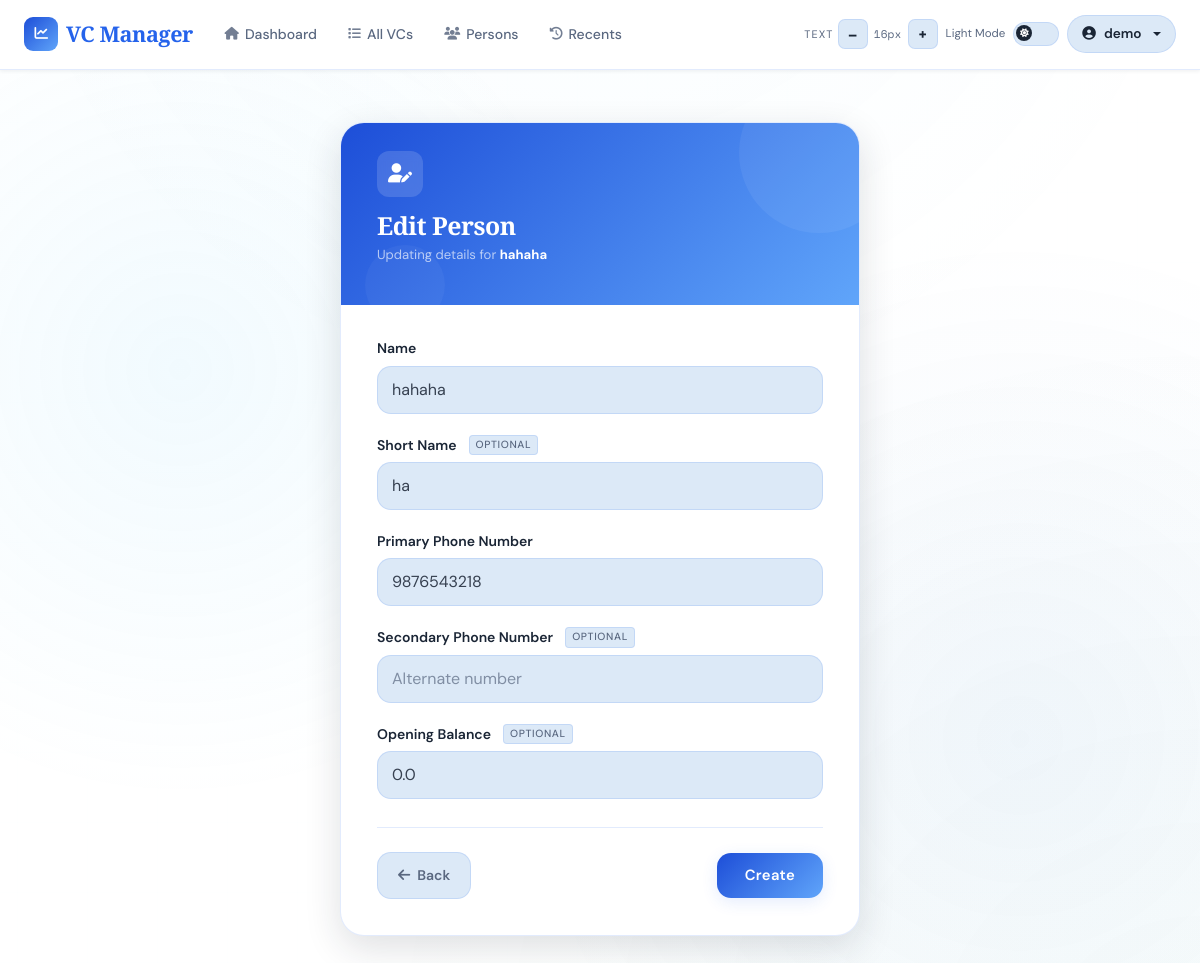
The page /person/9/edit (signed in) on the database its author committed.
### app/models/user.py (models this page shows, shortened)
class User(UserMixin, db.Model):
    __tablename__ = 'users'
    id = db.Column(db.Integer, primary_key=True)
    email = db.Column(db.String(120), unique=True, nullable=False, index=True)
    name = db.Column(db.String(120), nullable=False)
    password_hash = db.Column(db.String(255), nullable=True)  # Nullable for OAuth-only users
    google_id = db.Column(db.String(255), unique=True, nullable=True)  # For OAuth users
    created_at = db.Column(db.DateTime, default=datetime.utcnow)
    last_login = db.Column(db.DateTime, nullable=True)
    vcs = db.relationship('VC', backref='user', lazy=True, cascade='all, delete-orphan')
    persons = db.relationship('Person', backref='user', lazy=True, cascade='all, delete-orphan')

### app/models/person.py (models this page shows, shortened)
class Person(db.Model):
    __tablename__ = 'persons'
    id = db.Column(db.Integer, primary_key=True)
    user_id = db.Column(db.Integer, db.ForeignKey('users.id'), nullable=False, index=True)
    name = db.Column(db.String(80), nullable=False)
    short_name = db.Column(db.String(20), nullable=False)
    phone = db.Column(db.String(20), nullable=True)
    phone2 = db.Column(db.String(20), nullable=True)
    opening_balance = db.Column(db.Float, default=0.0, nullable=True)
    created_at = db.Column(db.DateTime, default=datetime.utcnow)
    __table_args__ = (
        db.UniqueConstraint('user_id', 'name',       name='uq_person_user_name'),
        db.UniqueConstraint('user_id', 'short_name', name='uq_person_user_short_name'),
    )
    payments = db.relationship(
        'Payment',
        backref='person',
        cascade='all, delete-orphan',
        passive_deletes=True
    )
    ledger_entries = db.relationship(
        'LedgerEntry',
        back_populates='person',
        cascade='all, delete-orphan'
    )
    transactions = db.relationship(
        'Transaction',
        back_populates='person',
        cascade='all, delete-orphan'
    )

### app/routes/person.py (the view, shortened to what this page needs)
@person_bp.route('/<int:id>/edit', methods=['GET', 'POST'])
@login_required
def edit_person(id):
    person = Person.query.filter_by(id=id, user_id=current_user.id).first_or_404()
    form = PersonForm(obj=person)
    return render_template('person/edit.html', form=form, person=person)

### app/forms.py
class PersonForm(FlaskForm):
    name = StringField('Name', validators=[DataRequired()])
    short_name = StringField('Short Name', validators=[DataRequired()])
    phone = StringField('Primary Phone Number', validators=[Optional()])
    phone2 = StringField('Secondary Phone Number', validators=[Optional()])
    opening_balance = FloatField('Opening Balance', validators=[Optional()])
    submit = SubmitField('Create')

### templates/person/edit.html (shortened to what this page needs)
{% extends "base.html" %}
{% block content %}
<div class="edit-wrap">
    <div class="edit-card">
        <div class="edit-header">
            <div class="header-icon" aria-hidden="true">
                <i class="fas fa-user-edit"></i>
            </div>
            <h1 class="edit-title">Edit Person</h1>
            <p class="edit-subtitle">Updating details for <strong style="color:#fff;">{{ person.name }}</strong></p>
        </div>
        <div class="edit-body">
            <form method="POST" novalidate aria-label="Edit person form">
                <div class="field-group">
                    {{ form.name.label(class="form-label") }}
                    {{ form.name(
                        class="form-control" + (" is-invalid" if form.name.errors else ""),
                        placeholder="Full name",
                        autocomplete="name",
                        **{"aria-required": "true",
                           "aria-invalid": "true" if form.name.errors else "false",
                           "aria-describedby": "name-error" if form.name.errors else ""}) }}
                </div>
                <div class="field-group">
                    <label class="form-label">
                        {{ form.short_name.label.text }}
                        <span class="field-optional">optional</span>
                    </label>
                    {{ form.short_name(
                        class="form-control" + (" is-invalid" if form.short_name.errors else ""),
                        placeholder="Nickname or abbreviation",
                        **{"aria-invalid": "true" if form.short_name.errors else "false",
                           "aria-describedby": "short-name-error" if form.short_name.errors else ""}) }}
                </div>
                <div class="field-group">
                    {{ form.phone.label(class="form-label") }}
                    {{ form.phone(
                        class="form-control" + (" is-invalid" if form.phone.errors else ""),
                        placeholder="+91 00000 00000",
                        autocomplete="tel",
                        inputmode="tel",
                        **{"aria-required": "true",
                           "aria-invalid": "true" if form.phone.errors else "false",
                           "aria-describedby": "phone-error" if form.phone.errors else ""}) }}
                </div>
                <div class="field-group">
                    <label class="form-label">
                        {{ form.phone2.label.text }}
                        <span class="field-optional">optional</span>
                    </label>
                    {{ form.phone2(
                        class="form-control" + (" is-invalid" if form.phone2.errors else ""),
                        placeholder="Alternate number",
                        autocomplete="tel",
                        inputmode="tel",
                        **{"aria-invalid": "true" if form.phone2.errors else "false",
                           "aria-describedby": "phone2-error" if form.phone2.errors else ""}) }}
                </div>
                <div class="field-group">
                    <label class="form-label">
                        {{ form.opening_balance.label.text }}
                        <span class="field-optional">optional</span>
                    </label>
                    {{ form.opening_balance(
                        class="form-control" + (" is-invalid" if form.opening_balance.errors else ""),
                        placeholder="₹0.00",
                        inputmode="decimal",
                        step="0.01",
                        **{"aria-invalid": "true" if form.opening_balance.errors else "false",
                           "aria-describedby": "opening-balance-error" if form.opening_balance.errors else ""}) }}
                </div>
                <div class="edit-actions">
                    <a href="{{ url_for('person.persons') }}" class="btn-back">
                        <i class="fas fa-arrow-left"></i>Back
                    </a>
                    {{ form.submit(class="btn-save") }}
                </div>
            </form>
        </div>
    </div>
</div>
{% endblock %}

### templates/base.html (shortened to what this page needs)
<!DOCTYPE html>
<html lang="en" data-theme="light">
<head>
    <link href="https://cdnjs.cloudflare.com/ajax/libs/font-awesome/6.5.0/css/all.min.css" rel="stylesheet">
    <link href="https://cdn.jsdelivr.net/npm/bootstrap@5.3.0/dist/css/bootstrap.min.css" rel="stylesheet">
    <link rel="stylesheet" href="https://cdn.jsdelivr.net/npm/swiper@11/swiper-bundle.min.css" />
</head>
<body>
<nav class="navbar navbar-expand-lg" role="navigation" aria-label="Main navigation">
    <div class="container-fluid px-4">
        <a class="navbar-brand" href="{{ url_for('dashboard.index') }}">
            <div class="brand-icon" aria-hidden="true"><i class="fas fa-chart-line"></i></div>
            VC Manager
        </a>
        <div class="collapse navbar-collapse" id="navbarNav">
            {% if current_user.is_authenticated %}
            <ul class="navbar-nav me-auto d-none d-md-flex">
                <li class="nav-item"><a class="nav-link" href="{{ url_for('dashboard.index') }}"><i class="fas fa-home"></i>Dashboard</a></li>
                <li class="nav-item"><a class="nav-link" href="{{ url_for('vc.vcs_list') }}"><i class="fas fa-list"></i>All VCs</a></li>
                <li class="nav-item"><a class="nav-link" href="{{ url_for('person.persons') }}"><i class="fas fa-users"></i>Persons</a></li>
                <li class="nav-item"><a class="nav-link" href="{{ url_for('transactions.recent_transactions') }}"><i class="fas fa-history"></i>Recents</a></li>
            </ul>
            {% endif %}
            <div class="d-flex align-items-center ms-auto gap-2 mt-2 mt-lg-0">
                <div class="d-flex align-items-center gap-1" role="toolbar" aria-label="Font size">
                    <span class="a11y-label d-none d-xl-inline">Text</span>
                    <button class="fs-btn" id="fsDecrease" aria-label="Decrease font size">–</button>
                    <span class="fs-display" id="fsDisplay" aria-live="polite">16px</span>
                    <button class="fs-btn" id="fsIncrease" aria-label="Increase font size">+</button>
                </div>
                <div class="d-flex align-items-center gap-2" aria-label="Theme">
                    <span class="toggle-label-text d-none d-xl-inline" id="themeLabel">Dark</span>
                    <label class="toggle-switch" aria-label="Toggle light/dark mode">
                        <div class="toggle-track"></div>
                        <div class="toggle-thumb"><i class="fas fa-moon" id="toggleIcon"></i></div>
                    </label>
                </div>
                {% if current_user.is_authenticated %}
                <div class="dropdown">
                    <button class="user-btn dropdown-toggle" type="button" data-bs-toggle="dropdown" aria-expanded="false">
                        <i class="fas fa-user-circle"></i>
                        <span class="d-none d-sm-inline">{{ current_user.name }}</span>
                    </button>
                </div>
                {% endif %}
            </div>
        </div>
    </div>
</nav>
<main class="main-content" role="main">
    <div class="container">
        {% block content %}{% endblock %}
    </div>
</main>
</body>
</html>

### templates/person/edit.html (style rules this page uses)
.edit-wrap { display: flex; align-items: flex-start; justify-content: center; padding: 20px 16px 60px; min-height: calc(100vh - 64px); }
.edit-card { width: 100%; max-width: 520px; background: var(--surface); border: 1px solid var(--border); border-radius: 24px; box-shadow: var(--shadow-lg); overflow: hidden; animation: slideUp 0.45s cubic-bezier(.22,1,.36,1) both; transition: background var(--transition), border-color var(--transition); }
.edit-header { background: var(--grad-header); padding: 28px 36px 24px; position: relative; overflow: hidden; }
.edit-header::before { content: ''; position: absolute; width: 160px; height: 160px; border-radius: 50%; background: rgba(255,255,255,0.06); top: -50px; right: -40px; pointer-events: none; }
.edit-header::after { content: ''; position: absolute; width: 80px; height: 80px; border-radius: 50%; background: rgba(255,255,255,0.04); bottom: -20px; left: 24px; pointer-events: none; }
.header-icon { width: 46px; height: 46px; border-radius: 12px; background: rgba(255,255,255,0.15); display: flex; align-items: center; justify-content: center; font-size: 1.2rem; color: #fff; margin-bottom: 14px; backdrop-filter: blur(4px); }
.edit-title { font-family: 'Playfair Display', serif; font-size: clamp(1.2rem, 2.5vw, 1.55rem); font-weight: 700; color: #fff; margin-bottom: 4px; letter-spacing: -0.02em; line-height: 1.2; }
.edit-subtitle { font-size: 0.82rem; color: rgba(255,255,255,0.65); }
.edit-body { padding: 32px 36px 36px; }
.field-group { margin-bottom: 20px; animation: fadeField 0.4s ease both; }
.field-group:nth-child(2) { animation-delay: 0.11s; }
.field-group:nth-child(3) { animation-delay: 0.16s; }
.field-group:nth-child(4) { animation-delay: 0.21s; }
.field-group:nth-child(5) { animation-delay: 0.26s; }
.field-optional { font-size: 0.65rem; text-transform: uppercase; letter-spacing: 0.06em; color: var(--text-muted); background: var(--surface2); border: 1px solid var(--border); border-radius: 4px; padding: 1px 6px; margin-left: 6px; font-weight: 500; }
[data-theme="light"] .form-control, [data-theme="light"] .form-select { color: #374151; caret-color: #2563eb; }
.edit-actions { display: flex; justify-content: space-between; align-items: center; gap: 12px; margin-top: 28px; padding-top: 24px; border-top: 1px solid var(--border); animation: fadeField 0.4s 0.32s ease both; }
.btn-back { display: inline-flex; align-items: center; gap: 7px; padding: 11px 20px; border-radius: var(--radius-md); border: 1.5px solid var(--border); background: var(--surface2); color: var(--text-muted); font-family: 'DM Sans', sans-serif; font-size: 0.875rem; font-weight: 600; text-decoration: none; transition: background var(--transition), border-color var(--transition), color var(--transition), transform 0.15s; }
.btn-save { display: inline-flex; align-items: center; gap: 7px; padding: 11px 28px; border-radius: var(--radius-md); border: none; background: var(--grad-header); color: #fff; font-family: 'DM Sans', sans-serif; font-size: 0.925rem; font-weight: 600; cursor: pointer; box-shadow: 0 4px 16px var(--accent-glow); transition: opacity 0.2s, transform 0.15s, box-shadow 0.2s; letter-spacing: 0.02em; }

### rows shown on the page
User: name "demo"
Person: name "hahaha", short_name "ha", phone "9876543218", opening_balance "0.0"
